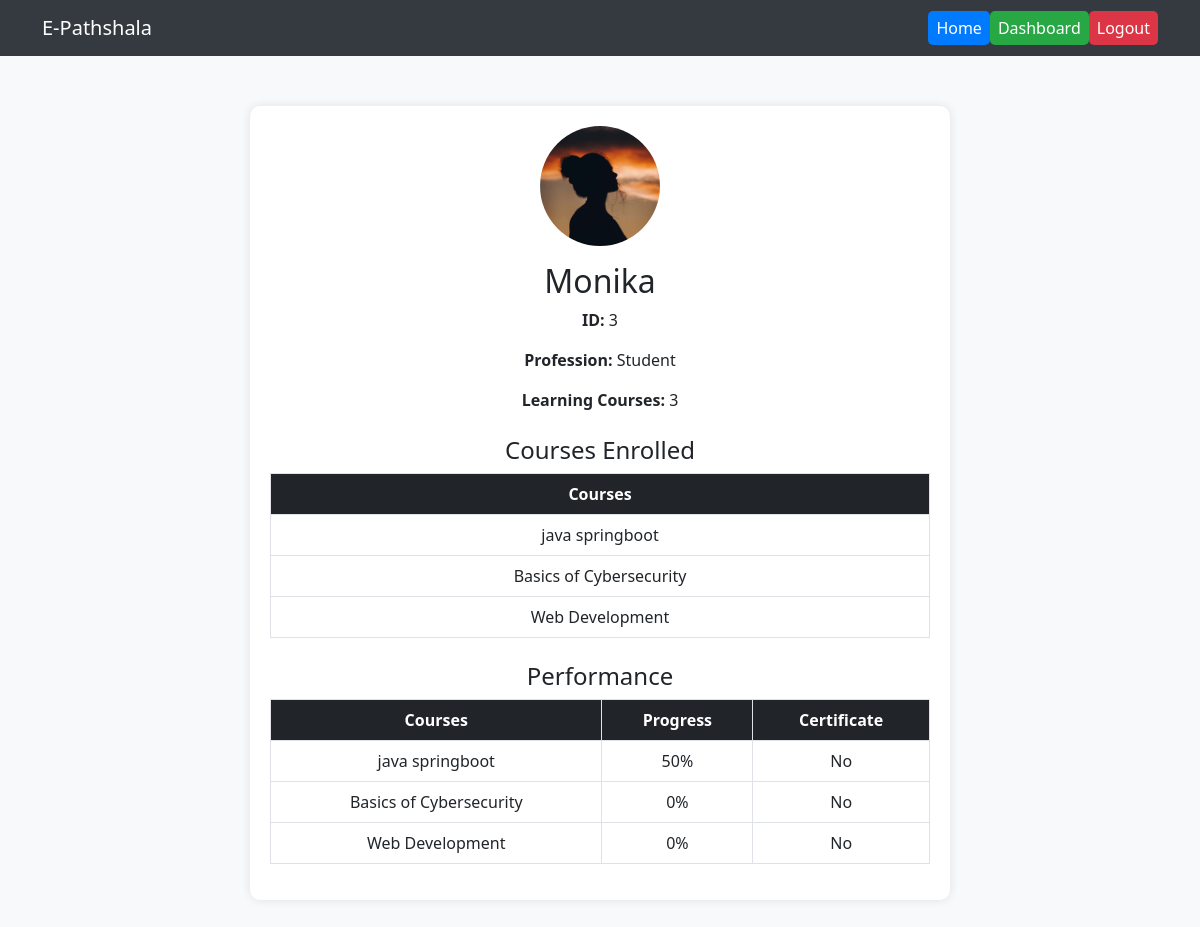
The page /profile (signed in) on the database its author committed.
### app/models.py (models this page shows, shortened)
class User(db.Model):
    __tablename__ = 'user'  # Corrected tablename
    id = db.Column(db.Integer, primary_key=True)
    username = db.Column(db.String(80), unique=True, nullable=False)
    password_hash = db.Column(db.String(128), nullable=False)
    is_instructor = db.Column(db.Boolean, default=False, nullable=False)
    enrollments = db.relationship('Enrollment', back_populates='student')
    posts = db.relationship('Post', backref='author', lazy='dynamic')
    @property
    def courses_enrolled(self):
        return [enrollment.course for enrollment in self.enrollments]
    @property
    def performance(self):
        return [{'course': enrollment.course.title, 'progress': enrollment.progress} for enrollment in self.enrollments]

class Course(db.Model):
    __tablename__ = 'course'  # Added tablename for clarity
    id = db.Column(db.Integer, primary_key=True)
    title = db.Column(db.String(100), nullable=False)
    description = db.Column(db.String(255), nullable=True)
    video_url = db.Column(db.String(500))
    instructor_id = db.Column(db.Integer, db.ForeignKey('user.id'), nullable=False)
    instructor = db.relationship('User', backref='courses')
    enrollments = db.relationship('Enrollment', back_populates='course', cascade="all, delete-orphan")
    assessments = db.relationship('Assessment', backref='course', lazy='dynamic', cascade="all, delete-orphan")
    forums = db.relationship('Forum', backref='course', lazy='dynamic', cascade="all, delete-orphan")

### app/routes.py (the view)
@main.route('/profile')
def profile():
    user = get_current_user()
    if 'user_id' not in session:
        return redirect(url_for('login'))  # Redirect to login if not logged in
    user = User.query.get(session['user_id'])  # Fetch user from database
    return render_template('profile.html', user=user)

### app/routes.py (called while the page is built)
def get_current_user():
    if 'user_id' not in session:
        return None
    return User.query.get(session['user_id'])

### app/templates/profile.html (shortened to what this page needs)
<!DOCTYPE html>
<html lang="en">
<head>
    <link href="https://cdn.jsdelivr.net/npm/bootstrap@5.3.0/dist/css/bootstrap.min.css" rel="stylesheet">
</head>
<body>
<nav class="navbar navbar-expand-lg navbar-dark">
    <div class="container">
        <a class="navbar-brand" href="#">E-Pathshala</a>
        <div class="collapse navbar-collapse" id="navbarNav">
            <ul class="navbar-nav ms-auto">
                <li class="nav-item">
                    <a class="nav-link home-btn" href="{{ url_for('main.index') }}">Home</a>
                </li>
                <li class="nav-item">
                    <a class="nav-link dashboard-btn" href="{{ url_for('main.dashboard') }}">Dashboard</a>
                </li>
                <li class="nav-item">
                    <a class="nav-link logout-btn" href="{{ url_for('main.logout') }}">Logout</a>
                </li>
            </ul>
        </div>
    </div>
</nav>
<div class="profile-container text-center">
    <img src="{{ url_for('static', filename=user.profile_image if user.profile_image else 'images/profile.jpg') }}"
         alt="Profile Picture" class="profile-img">
    <h2 class="mt-3">{{ user.username }}</h2>
    <p><strong>ID:</strong> {{ user.id }}</p>
    <p><strong>Profession:</strong> {{ "instructor" if user.is_instructor else "Student" }}</p>
    <p><strong>Learning Courses:</strong> {{ user.courses_enrolled|length }}</p>
    <h4 class="mt-4">Courses Enrolled</h4>
    <table class="table table-bordered">
        <thead>
            <tr>
                <th>Courses</th>
            </tr>
        </thead>
        <tbody>
            {% if user.courses_enrolled %}
                {% for course in user.courses_enrolled %}
                    <tr>
                        <td>{{ course.title }}</td>
                    </tr>
                {% endfor %}
            {% else %}
                <tr>
                    <td>No courses enrolled.</td>
                </tr>
            {% endif %}
        </tbody>
    </table>
    <h4 class="mt-4">Performance</h4>
    <table class="table table-bordered">
        <thead>
            <tr>
                <th>Courses</th>
                <th>Progress</th>
                <th>Certificate</th>
            </tr>
        </thead>
        <tbody>
            {% if user.performance %}
                {% for record in user.performance %}
                    <tr>
                        <td>{{ record.course }}</td>
                        <td>{{ record.progress }}%</td>
                        <td>{{ "Yes" if record.progress == 100 else "No" }}</td>
                    </tr>
                {% endfor %}
            {% else %}
                <tr>
                    <td colspan="4">No performance data available.</td>
                </tr>
            {% endif %}
        </tbody>
    </table>
</div>
</body>
</html>

### app/templates/profile.html (style rules this page uses)
body { background-color: #f8f9fa; }
.navbar { background-color: #343a40; }
.navbar-brand, .nav-link { color: white !important; }
.profile-container { max-width: 700px; margin: 50px auto; background: white; padding: 20px; border-radius: 10px; box-shadow: 0px 0px 10px rgba(0, 0, 0, 0.1); }
.profile-img { display: block; margin: 0 auto; width: 120px; height: 120px; border-radius: 50%; object-fit: cover; }
.table th { background-color: #212529; color: white; }
.home-btn { background-color: #007bff; color: white; border-radius: 5px; padding: 5px 15px; }
.dashboard-btn { background-color: #28a745; color: white; border-radius: 5px; padding: 5px 15px; }
.logout-btn { background-color: #dc3545; color: white; border-radius: 5px; padding: 5px 15px; }

### rows shown on the page
User: username "Monika", id "3", is_instructor "Student"
Course: title "java springboot", course "java springboot", progress "50", progress "No"
Course: title "Basics of Cybersecurity", course "Basics of Cybersecurity", progress "0", progress "No"
Course: title "Web Development", course "Web Development", progress "0", progress "No"

### other values the page prints
{{ user.courses_enrolled|length }} "3"
